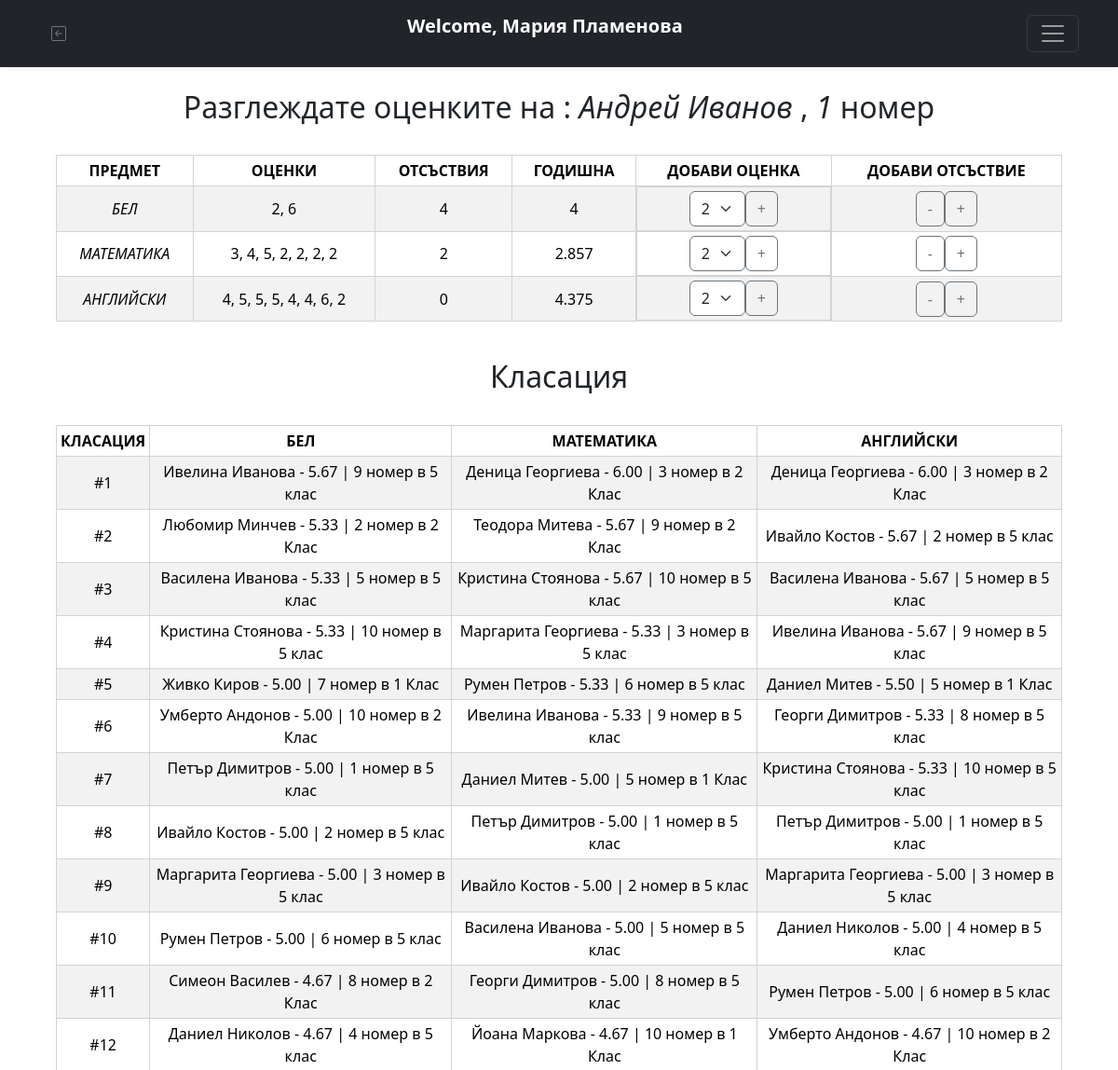
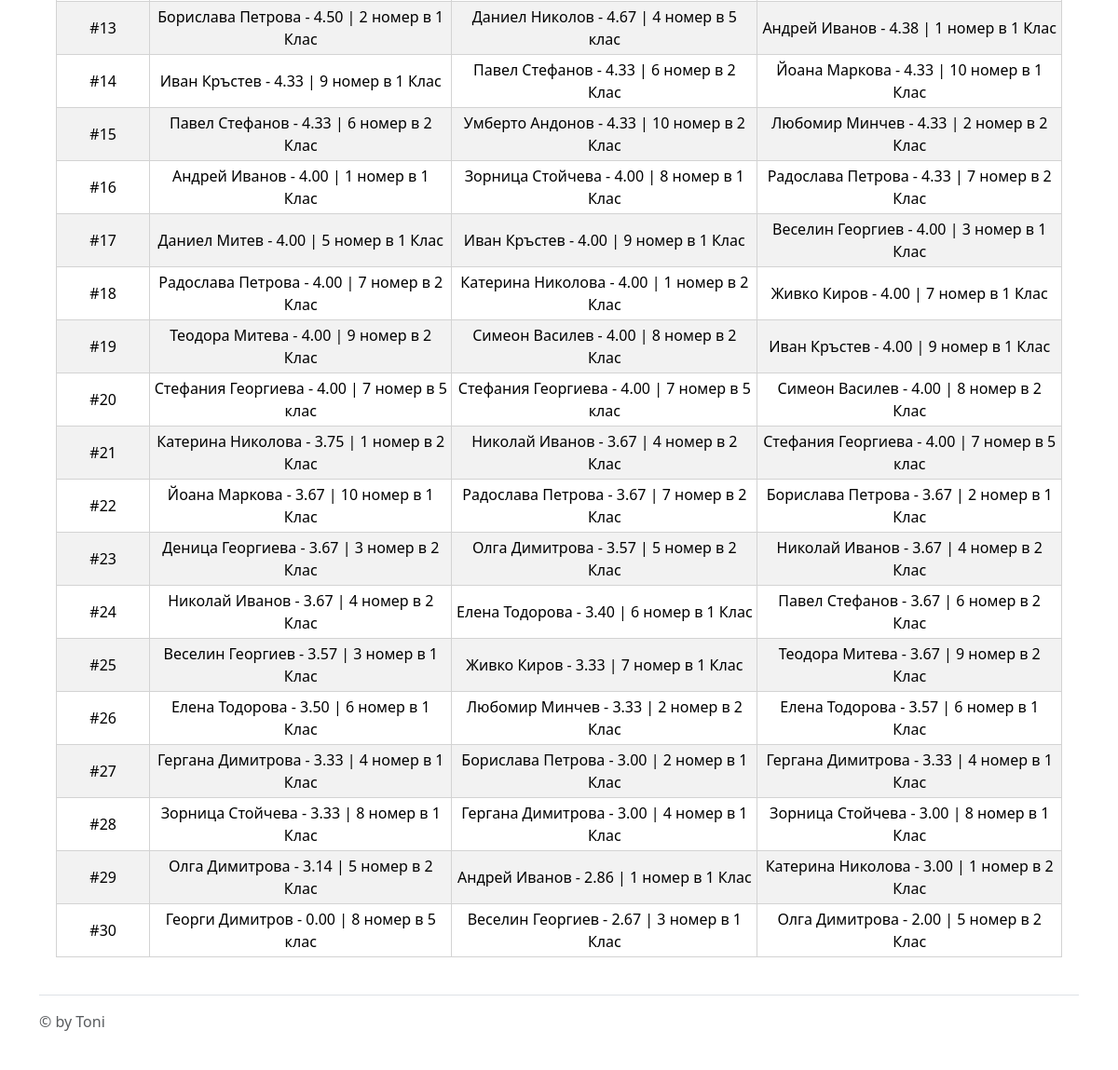
The app's page /students.php?id=1&class_id=1 (signed in) with its own data (2 pictures, top to bottom).
### tables this page shows
CREATE TABLE IF NOT EXISTS `students` (
  `id` int(11) DEFAULT NULL,
  `name` text DEFAULT NULL,
  `email` text DEFAULT NULL,
  `password` text DEFAULT NULL,
  `bel` text DEFAULT NULL,
  `maths` text DEFAULT NULL,
  `english` text DEFAULT NULL,
  `classes_skipped_bel` int(11) DEFAULT NULL,
  `classes_skipped_maths` int(11) DEFAULT NULL,
  `classes_skipped_english` int(11) DEFAULT NULL,
  `class_id` int(11) NOT NULL,
  KEY `class_id` (`class_id`),
  CONSTRAINT `students_ibfk_1` FOREIGN KEY (`class_id`) REFERENCES `classes` (`id`)
);

CREATE TABLE IF NOT EXISTS `classes` (
  `id` int(11) NOT NULL AUTO_INCREMENT,
  `name` text DEFAULT NULL,
  `school_id` int(11) NOT NULL,
  PRIMARY KEY (`id`),
  KEY `school_id` (`school_id`),
  CONSTRAINT `classes_ibfk_1` FOREIGN KEY (`school_id`) REFERENCES `schools` (`id`)
);

### functions.php (the view, shortened to what this page needs)
<?php
    function grades_and_skips(){
        require "connection.php";
        $result = mysqli_query($conn, 'select * from students where id='.$_GET["id"].' and class_id='.$_GET["class_id"].'');
        $columns = array("bel", "maths", "english");
        $cols_in_bg = array();
        $cols_in_bg['bel'] = "БЕЛ";
        $cols_in_bg['maths'] = "МАТЕМАТИКА";
        $cols_in_bg['english'] = "АНГЛИЙСКИ";
        $res = '';
        $row = mysqli_fetch_assoc($result);
        foreach($columns as $column){
          $grades = array();
          foreach(explode(" ", $row[$column]) as $grade){
            array_push($grades, intval($grade));
          }
          if($row[$column] != '' || $row[$column] != null){
            $final_grade = 0;
            foreach($grades as $grade){
              $final_grade += $grade;
            }
            $final_grade /= sizeof($grades);
            $res .= '<tr>
                      <td><em>'.$cols_in_bg[$column].'</em></td>
                      <td>'.str_replace(" ", ", ", $row[$column]).'</td>
                      <td>'.$row['classes_skipped_'.$column.''].'</td>
                      <td>'.round($final_grade, 3).'</td>
                      <td class="td-class d-flex flex-row align-middle justify-content-center">
                        <form action="" method="post" class="d-flex flex-row">
                            <input type="hidden" value="'.$column.'" name="subject">
                            <select class="form-select border-secondary" name="grades" id="grades">
                              <option value="2">2</option>
                              <option value="3">3</option>
                              <option value="4">4</option>
                              <option value="5">5</option>
                              <option value="6">6</option>
                            </select>
                            <a href="?id='.$_GET['id'].'&class_id='.$_GET['class_id'].'"><button class="btn btn-outline-secondary" type="submit" name="add_grade">+</button></a>
                        </form>
                      </td>
                      <td>
                        <form action="" method="post" class="d-flex flex-row align-middle justify-content-center">
                            <input type="hidden" value="'.$column.'" name="skips_subject">
                            <input type="hidden" value="'.$row['classes_skipped_'.$column.''].'" name="skips">
                            <a href="?id='.$_GET['id'].'&class_id='.$_GET['class_id'].'"><button class="btn btn-outline-secondary" type="submit" name="remove_skip">-</button></a>
                            <a href="?id='.$_GET['id'].'&class_id='.$_GET['class_id'].'"><button class="btn btn-outline-secondary" type="submit" name="add_skip">+</button></a>
                        </form>
                      </td>
                   </tr>';
          }
      }
      return $res;
    }
    function leaderboard(){
      require "connection.php";
        if($_GET['class_id'] == 1 || $_GET['class_id'] == 2 || $_GET['class_id'] == 5){
          $school_id = 1;
        } else if($_GET['class_id'] == 3 || $_GET['class_id'] == 4 || $_GET['class_id'] == 6){
          $school_id = 2;
        } else if($_GET['class_id'] == 7 || $_GET['class_id'] == 8 || $_GET['class_id'] == 9){
          $school_id = 3;
        } else if($_GET['class_id'] == 10 || $_GET['class_id'] == 11 || $_GET['class_id'] == 12){
          $school_id = 4;
        } else if($_GET['class_id'] == 13 || $_GET['class_id'] == 14 || $_GET['class_id'] == 15){
          $school_id = 5;
        }
        $res = '';
        $classes = mysqli_query($conn, 'select * from classes where school_id='.$school_id.'');
        $select = 'select * from students where class_id='.$_GET['class_id'].'';
        while($row = mysqli_fetch_assoc($classes)){
          $select .= ' or class_id='.$row['id'].'';
        }
        $result = mysqli_query($conn, $select);
        $bel = array();
        $maths = array();
        $english = array();
        while($row = mysqli_fetch_assoc($result)){
          array_push($bel, $row);
          array_push($maths, $row);
          array_push($english, $row);
        }
        for($i = 0; $i < 30; $i++){
          bubbleSort($bel, 'bel');
          bubbleSort($maths, 'maths');
          bubbleSort($english, 'english');
          $b = 0;
          $counter = 0;
          foreach(explode(" ", $bel[$i]['bel']) as $grade){
            ++$counter;
            $b += intval($grade);
          }
          $b = round($b/$counter, 3);
          $m = 0;
          $counter = 0;
          foreach(explode(" ", $maths[$i]['maths']) as $grade){
            ++$counter;
            $m += intval($grade);
          }
          $m = round($m/$counter, 3);
          $e = 0;
          $counter = 0;
          foreach(explode(" ", $english[$i]['english']) as $grade){
            ++$counter;
            $e += intval($grade);
          }
          $e = round($e/$counter, 3);
          $res .= '<tr>
                    <td>#'.strval($i+1).'</td>
                    <td>'.$bel[$i]['name'].' - '. number_format($b, 2, '.', ',') .' | '.$bel[$i]['id'].' номер в '.mysqli_fetch_assoc(mysqli_query($conn, "select * from classes where id=".$bel[$i]['class_id'].""))['name'].'</td>
                    <td>'.$maths[$i]['name'].' - '. number_format($m, 2, '.', ',') .' | '.$maths[$i]['id'].' номер в '.mysqli_fetch_assoc(mysqli_query($conn, "select * from classes where id=".$maths[$i]['class_id'].""))['name'].'</td>
                    <td>'.$english[$i]['name'].' - '. number_format($e, 2, '.', ',') .' | '.$english[$i]['id'].' номер в '.mysqli_fetch_assoc(mysqli_query($conn, "select * from classes where id=".$english[$i]['class_id'].""))['name'].'</td>
                  </tr>';
        }
        echo $res;
    }
    function bubbleSort(&$students, $subject){
      $n = sizeof($students);
      for($i = 0; $i < $n; $i++){
        for ($j = 0; $j < $n - $i - 1; $j++){
          $grades1 = 0;
          $grades2 = 0;
          $count = 0;
          foreach(explode(" ", $students[$j][$subject]) as $grade){
            ++$count;
            $grades1 += intval($grade);
          }
          $grades1 /= $count;
          $count = 0;
          foreach(explode(" ", $students[$j+1][$subject]) as $grade){
            ++$count;
            $grades2 += intval($grade);
          }
          $grades2 /= $count;
          if ($grades1 < $grades2){
            $temp = $students[$j];
            $students[$j] = $students[$j+1];
            $students[$j+1] = $temp;
          }
        }
      }
    }
?>

### students.php (shortened to what this page needs)
<?php
  include "login.php";
  include "functions.php";
?>
<!doctype html>
<html lang="en" data-bs-theme="auto">
<head>
  <link href="https://cdn.jsdelivr.net/npm/bootstrap@5.3.0-alpha3/dist/css/bootstrap.min.css" rel="stylesheet"
>
  <link href="../assets/dist/css/bootstrap.min.css" rel="stylesheet">
  <link rel="stylesheet" href="https://cdn.jsdelivr.net/npm/bootstrap-icons@1.10.4/font/bootstrap-icons.css">
</head>
<body>
  <?php include "header.php"; ?>
  <div class="container-fluid">
    <main class="d-flex flex-column text-center mx-5">
      <br>
      <h2 class="">Разглеждате оценките на : <em>
          <?php
            require "connection.php";
            $res = mysqli_query($conn, 'select * from students where id='.$_GET['id'].' and class_id='.$_GET['class_id'].'');
            $row = mysqli_fetch_assoc($res);
            echo $row['name'];
          ?>
        </em>,
        <?php
            require "connection.php";
            $res = mysqli_query($conn, 'select * from students where id='.$_GET['id'].' and class_id='.$_GET['class_id'].'');
            $row = mysqli_fetch_assoc($res);
            echo "<em>" . $row['id'] . "</em>" . " номер";
          ?>
      </h2>
      <br>
      <div class="table-responsive">
        <table class="table table-striped table-sm align-middle text-center">
          <thead>
            <tr>
              <th scope="col">ПРЕДМЕТ</th>
              <th scope="col">ОЦЕНКИ</th>
              <th scope="col">ОТСЪСТВИЯ</th>
              <th scope="col">ГОДИШНА</th>
              <th scope="col">ДОБАВИ ОЦЕНКА</th>
              <th scope="col">ДОБАВИ ОТСЪСТВИЕ</th>
            </tr>
          </thead>
          <tbody>
            <?php
                echo grades_and_skips();
              ?>
          </tbody>
        </table>
      </div>
  <br>
  <h2 class="">Класация</h2>
  <br>
  <div class="table-responsive">
    <table class="table table-striped table-sm align-middle text-center">
      <thead>
        <tr>
          <th scope="col">КЛАСАЦИЯ</th>
          <th scope="col">БЕЛ</th>
          <th scope="col">МАТЕМАТИКА</th>
          <th scope="col">АНГЛИЙСКИ</th>
        </tr>
      </thead>
      <tbody>
        <?php leaderboard(); ?>
      </tbody>
    </table>
  </div>
  </main>
  </div>
  <div class="container">
    <footer class="d-flex flex-wrap justify-content-between align-items-center py-3 my-4 border-top">
      <p class="col-md-4 mb-0 text-body-secondary">&copy; by Toni</p>
    </footer>
  </div>
</body>
</html>

### students.php (style rules this page uses)
table, th, td { border: 1px solid lightgray; }

### records on screen
students: name "Андрей Иванов", id "1", bel "2, 6", classes_skipped_bel "4", maths "3, 4, 5, 2, 2, 2, 2", classes_skipped_maths "2", english "4, 5, 5, 5, 4, 4, 6, 2", classes_skipped_english "0", class.name "1 Клас"
students: name "Ивелина Иванова", id "9", class.name "5 клас"
students: name "Деница Георгиева", id "3", class.name "2 Клас"
students: name "Любомир Минчев", id "2", class.name "2 Клас"
students: name "Теодора Митева", id "9", class.name "2 Клас"
students: name "Ивайло Костов", id "2", class.name "5 клас"
students: name "Василена Иванова", id "5", class.name "5 клас"
students: name "Кристина Стоянова", id "10", class.name "5 клас"
students: name "Маргарита Георгиева", id "3", class.name "5 клас"
students: name "Живко Киров", id "7", class.name "1 Клас"
students: name "Румен Петров", id "6", class.name "5 клас"
students: name "Даниел Митев", id "5", class.name "1 Клас"
students: name "Умберто Андонов", id "10", class.name "2 Клас"
students: name "Георги Димитров", id "8", class.name "5 клас"
students: name "Петър Димитров", id "1", class.name "5 клас"
students: name "Даниел Николов", id "4", class.name "5 клас"
students: name "Симеон Василев", id "8", class.name "2 Клас"
students: name "Йоана Маркова", id "10", class.name "1 Клас"
students: name "Борислава Петрова", id "2", class.name "1 Клас"
students: name "Иван Кръстев", id "9", class.name "1 Клас"
students: name "Павел Стефанов", id "6", class.name "2 Клас"
students: name "Зорница Стойчева", id "8", class.name "1 Клас"
students: name "Радослава Петрова", id "7", class.name "2 Клас"
students: name "Веселин Георгиев", id "3", class.name "1 Клас"
students: name "Катерина Николова", id "1", class.name "2 Клас"
students: name "Стефания Георгиева", id "7", class.name "5 клас"
students: name "Николай Иванов", id "4", class.name "2 Клас"
students: name "Олга Димитрова", id "5", class.name "2 Клас"
students: name "Елена Тодорова", id "6", class.name "1 Клас"
students: name "Гергана Димитрова", id "4", class.name "1 Клас"

### other values on screen
$_SESSION['name'] "Мария Пламенова"
$cols_in_bg[$column] "БЕЛ"
$final_grade "4"
$cols_in_bg[$column] "МАТЕМАТИКА"
$final_grade "2.857"
$cols_in_bg[$column] "АНГЛИЙСКИ"
$final_grade "4.375"
$b "5.67"
$m "6.00"
$e "6.00"
$b "5.33"
$m "5.67"
$e "5.67"
$m "5.33"
$b "5.00"
